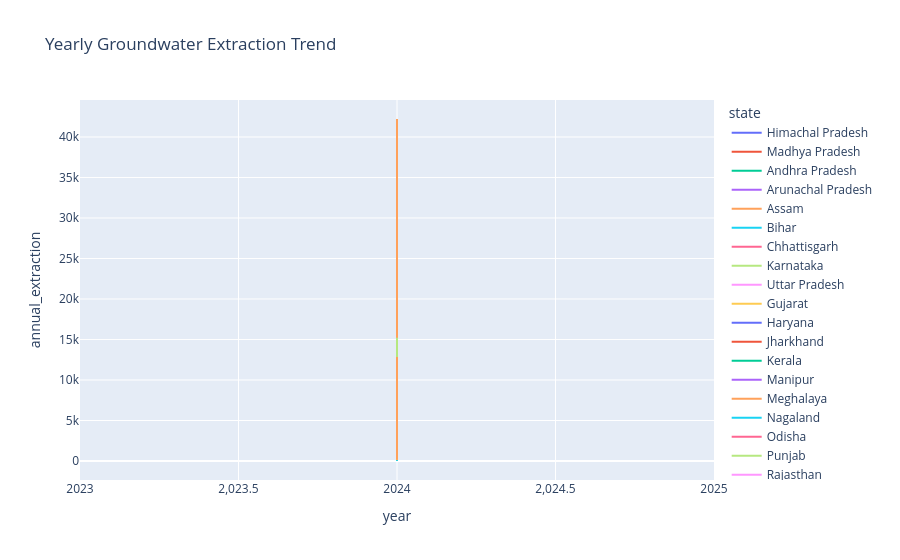

Source (notebook cell):
### Code cell
fig = px.line(df,
            x="year",
            y="annual_extraction",
            color="state",
            title="Yearly Groundwater Extraction Trend")

fig.show()

### Figure 1 — Plotly figure (JSON) as saved in the notebook; plotly's stock layout.template omitted (floating-point values rounded to 4 significant figures)
{"data": [{"hovertemplate": "state=Himachal Pradesh<br>year=%{x}<br>annual_extraction=%{y}<extra></extra>", "legendgroup": "Himachal Pradesh", "line": {"color": "#636efa", "dash": "solid"}, "marker": {"symbol": "circle"}, "mode": "lines", "name": "Himachal Pradesh", "orientation": "v", "showlegend": true, "type": "scatter", "x": [2024], "xaxis": "x", "y": [0.13], "yaxis": "y"}, {"hovertemplate": "state=Madhya Pradesh<br>year=%{x}<br>annual_extraction=%{y}<extra></extra>", "legendgroup": "Madhya Pradesh", "line": {"color": "#EF553B", "dash": "solid"}, "marker": {"symbol": "circle"}, "mode": "lines", "name": "Madhya Pradesh", "orientation": "v", "showlegend": true, "type": "scatter", "x": [2024, 2024, 2024, 2024], "xaxis": "x", "y": [0.17, 70.98, 68.95, 2.0], "yaxis": "y"}, {"hovertemplate": "state=Andhra Pradesh<br>year=%{x}<br>annual_extraction=%{y}<extra></extra>", "legendgroup": "Andhra Pradesh", "line": {"color": "#00cc96", "dash": "solid"}, "marker": {"symbol": "circle"}, "mode": "lines", "name": "Andhra Pradesh", "orientation": "v", "showlegend": true, "type": "scatter", "x": [2024, 2024, 2024, 2024, 2024, 2024, 2024, 2024, 2024, 2024, 2024, 2024, 2024, 2024, 2024, 2024, 2024, 2024, 2024, 2024, 2024, 2024, 2024, 2024, 2024, 2024, 2024, 2024, 2024, 2024, 2024, 2024, 2024, 2024, 2024, 2024, 2024, 2024, 2024, 2024, 2024, 2024, 2024, 2024, 2024, 2024, 2024, 2024, 2024, 2024, 2024, 2024, 2024, 2024, 2024, 2024, 2024, 2024, 2024, 2024, 2024, 2024, 2024, 2024, 2024, 2024, 2024, 2024, 2024, 2024, 2024, 2024, 2024, 2024, 2024, 2024, 2024, 2024, 2024, 2024, 2024, 2024], "xaxis": "x", "y": [2861.0, 14420.0, 1324.0, 2836.0, 1323.0, 1247.0, 2605.0, 1621.0, 2065.0, 3487.0, 2078.0, 10850.0, 566.2, 1228.0, 66.02, 1215.0, 1073.0, 20510.0, 595.3, 2623.0, 87.94, 285.3, 2538.0, 235.4, 549.9, 2861.0, 14420.0, 1324.0, 2836.0, 1323.0, 1247.0, 2605.0, 1621.0, 2065.0, 3487.0, 2078.0, 10850.0, 566.2, 1228.0, 66.02, 1215.0, 1073.0, 20510.0, 595.3, 2623.0, 87.94, 285.3, 2538.0, 235.4, 549.9, 68.75, 92.86, 88.89, 96.88, 67.74, 78.95, 96.15, 78.95, 63.64, 93.33, 97.48, 96.53, 67.97, 85.58, 97.75, 94.86, 82.6, 97.22, 74.5, 87.96, 93.78, 98.55, 75.79, 86.57, 91.39, 97.37, 70.33, 71.97, 95.6, 75.13, 81.07, 93.81], "yaxis": "y"}, {"hovertemplate": "state=Arunachal Pradesh<br>year=%{x}<br>annual_extraction=%{y}<extra></extra>", "legendgroup": "Arunachal Pradesh", "line": {"color": "#ab63fa", "dash": "solid"}, "marker": {"symbol": "circle"}, "mode": "lines", "name": "Arunachal Pradesh", "orientation": "v", "showlegend": true, "type": "scatter", "x": [2024, 2024, 2024, 2024, 2024, 2024, 2024, 2024, 2024, 2024, 2024, 2024, 2024, 2024, 2024, 2024, 2024, 2024, 2024, 2024, 2024, 2024], "xaxis": "x", "y": [7569.0, 3181.0, 17480.0, 41950.0, 33880.0, 1442.0, 2465.0, 1785.0, 73.65, 397.3, 916.7, 7569.0, 3181.0, 17480.0, 41950.0, 33880.0, 1442.0, 2465.0, 1785.0, 73.65, 397.3, 916.7], "yaxis": "y"}, {"hovertemplate": "state=Assam<br>year=%{x}<br>annual_extraction=%{y}<extra></extra>", "legendgroup": "Assam", "line": {"color": "#FFA15A", "dash": "solid"}, "marker": {"symbol": "circle"}, "mode": "lines", "name": "Assam", "orientation": "v", "showlegend": true, "type": "scatter", "x": [2024, 2024, 2024, 2024, 2024, 2024, 2024, 2024, 2024, 2024, 2024, 2024, 2024, 2024, 2024, 2024, 2024, 2024, 2024, 2024, 2024, 2024, 2024, 2024, 2024, 2024, 2024, 2024, 2024, 2024, 2024, 2024, 2024, 2024, 2024, 2024, 2024, 2024, 2024, 2024, 2024, 2024, 2024, 2024, 2024, 2024, 2024, 2024, 2024, 2024, 2024, 2024, 2024, 2024], "xaxis": "x", "y": [27270.0, 22900.0, 12850.0, 23180.0, 25350.0, 14210.0, 38010.0, 18120.0, 37790.0, 19070.0, 19330.0, 29900.0, 9513.0, 32140.0, 22460.0, 7024.0, 26990.0, 19370.0, 42130.0, 30090.0, 8475.0, 21450.0, 8850.0, 32060.0, 42220.0, 40140.0, 22150.0, 27270.0, 22900.0, 12850.0, 23180.0, 25350.0, 14210.0, 38010.0, 18120.0, 37790.0, 19070.0, 19330.0, 29900.0, 9513.0, 32140.0, 22460.0, 7024.0, 26990.0, 19370.0, 42130.0, 30090.0, 8475.0, 21450.0, 8850.0, 32060.0, 42220.0, 40140.0, 22150.0], "yaxis": "y"}, {"hovertemplate": "state=Bihar<br>year=%{x}<br>annual_extraction=%{y}<extra></extra>", "legendgroup": "Bihar", "line": {"color": "#19d3f3", "dash": "solid"}, "marker": {"symbol": "circle"}, "mode": "lines", "name": "Bihar", "orientation": "v", "showlegend": true, "type": "scatter", "x": [2024, 2024, 2024, 2024, 2024, 2024, 2024, 2024, 2024, 2024, 2024, 2024, 2024, 2024, 2024, 2024, 2024, 2024, 2024, 2024, 2024, 2024, 2024, 2024, 2024, 2024, 2024, 2024, 2024, 2024, 2024, 2024, 2024, 2024, 2024, 2024, 2024, 2024, 2024, 2024, 2024, 2024, 2024, 2024, 2024, 2024, 2024, 2024, 2024, 2024, 2024, 2024, 2024, 2024, 2024, 2024, 2024, 2024, 2024, 2024, 2024, 2024, 2024, 2024, 2024, 2024, 2024, 2024, 2024, 2024, 2024, 2024, 2024, 2024, 2024, 2024, 2024, 2024, 2024, 2024, 2024, 2024, 2024, 2024, 2024, 2024, 2024, 2024, 2024, 2024, 2024, 2024, 2024, 2024, 2024, 2024, 2024, 2024, 2024], "xaxis": "x", "y": [7485.0, 0.0, 1116.0, 915.1, 2725.0, 6287.0, 1104.0, 626.8, 4990.0, 5352.0, 2497.0, 1553.0, 1686.0, 462.5, 900.8, 7209.0, 1883.0, 5300.0, 1279.0, 3932.0, 8012.0, 1546.0, 4232.0, 1283.0, 2056.0, 1991.0, 1554.0, 4222.0, 3002.0, 610.2, 844.1, 887.5, 4816.0, 1784.0, 7485.0, 0.0, 1116.0, 915.1, 2725.0, 6287.0, 1104.0, 626.8, 4990.0, 5352.0, 2497.0, 1553.0, 1686.0, 462.5, 900.8, 7209.0, 1883.0, 5300.0, 1279.0, 3932.0, 8012.0, 1546.0, 4232.0, 1283.0, 2056.0, 1991.0, 1554.0, 4222.0, 3002.0, 610.2, 844.1, 887.5, 4816.0, 1784.0, 4860.0, 4860.0, 89.47, 70.0, 83.33, 62.5, 88.89, 83.74, 76.56, 91.35, 84.09, 81.58, 36.13, 67.54, 38.05, 76.04, 87.89, 68.74, 85.34, 67.38, 95.64, 84.33, 74.73, 92.94, 79.06, 83.69, 36.55, 65.05, 39.5, 75.74, 95.79], "yaxis": "y"}, {"hovertemplate": "state=Chhattisgarh<br>year=%{x}<br>annual_extraction=%{y}<extra></extra>", "legendgroup": "Chhattisgarh", "line": {"color": "#FF6692", "dash": "solid"}, "marker": {"symbol": "circle"}, "mode": "lines", "name": "Chhattisgarh", "orientation": "v", "showlegend": true, "type": "scatter", "x": [2024, 2024, 2024, 2024, 2024, 2024, 2024, 2024, 2024, 2024, 2024, 2024, 2024, 2024, 2024, 2024, 2024, 2024, 2024, 2024, 2024, 2024, 2024, 2024, 2024, 2024, 2024, 2024, 2024, 2024, 2024, 2024, 2024, 2024, 2024, 2024, 2024, 2024, 2024, 2024, 2024, 2024, 2024, 2024, 2024, 2024, 2024, 2024, 2024, 2024, 2024, 2024, 2024, 2024, 2024, 2024, 2024, 2024, 2024, 2024, 2024, 2024, 2024, 2024, 2024, 2024, 2024, 2024, 2024, 2024, 2024, 2024, 2024, 2024, 2024, 2024, 2024], "xaxis": "x", "y": [0.0, 309.1, 426.6, 0.0, 0.0, 0.0, 1409.0, 2224.0, 325.7, 217.3, 0.0, 309.1, 426.6, 0.0, 0.0, 0.0, 1409.0, 2224.0, 325.7, 217.3, 0.0, 2107.0, 257.6, 53.68, 3230.0, 0.0, 0.0, 2107.0, 257.6, 53.68, 3230.0, 0.0, 1398.0, 1398.0, 40.0, 50.0, 50.0, 33.33, 80.0, 75.0, 85.71, 60.0, 83.33, 25.0, 75.0, 50.0, 50.0, 72.73, 85.71, 41.84, 37.44, 37.61, 34.61, 74.56, 83.78, 87.08, 66.0, 27.27, 84.48, 59.12, 54.19, 68.87, 83.91, 49.45, 49.52, 48.89, 32.86, 77.38, 73.67, 46.24, 68.35, 26.01, 88.44, 53.27, 49.82, 74.96, 80.97], "yaxis": "y"}, {"hovertemplate": "state=Karnataka<br>year=%{x}<br>annual_extraction=%{y}<extra></extra>", "legendgroup": "Karnataka", "line": {"color": "#B6E880", "dash": "solid"}, "marker": {"symbol": "circle"}, "mode": "lines", "name": "Karnataka", "orientation": "v", "showlegend": true, "type": "scatter", "x": [2024, 2024, 2024, 2024, 2024, 2024, 2024, 2024, 2024, 2024, 2024, 2024, 2024, 2024, 2024, 2024, 2024, 2024, 2024, 2024, 2024, 2024, 2024, 2024, 2024, 2024, 2024, 2024, 2024, 2024, 2024, 2024, 2024, 2024, 2024, 2024, 2024, 2024, 2024, 2024, 2024, 2024, 2024], "xaxis": "x", "y": [214.9, 214.9, 2434.0, 2094.0, 15200.0, 300.1, 5056.0, 10010.0, 3087.0, 4545.0, 2036.0, 6384.0, 25.43, 2300.0, 2610.0, 5207.0, 627.9, 2434.0, 2094.0, 15200.0, 300.1, 5056.0, 10010.0, 3087.0, 4545.0, 2036.0, 6384.0, 25.43, 2300.0, 2610.0, 5207.0, 627.9, 780.6, 780.6, 21.71, 48.18, 73.55, 40.28, 20.86, 46.1, 50.83, 78.43, 83.18], "yaxis": "y"}, {"hovertemplate": "state=Uttar Pradesh<br>year=%{x}<br>annual_extraction=%{y}<extra></extra>", "legendgroup": "Uttar Pradesh", "line": {"color": "#FF97FF", "dash": "solid"}, "marker": {"symbol": "circle"}, "mode": "lines", "name": "Uttar Pradesh", "orientation": "v", "showlegend": true, "type": "scatter", "x": [2024, 2024, 2024, 2024, 2024, 2024, 2024, 2024, 2024, 2024, 2024, 2024, 2024, 2024, 2024, 2024, 2024, 2024, 2024, 2024, 2024, 2024, 2024, 2024, 2024, 2024, 2024, 2024, 2024, 2024, 2024, 2024, 2024, 2024, 2024, 2024, 2024, 2024, 2024, 2024, 2024, 2024, 2024, 2024, 2024, 2024, 2024, 2024, 2024, 2024, 2024, 2024, 2024, 2024, 2024, 2024, 2024, 2024, 2024, 2024, 2024, 2024, 2024, 2024, 2024, 2024, 2024, 2024, 2024, 2024, 2024, 2024, 2024, 2024, 2024, 2024, 2024, 2024, 2024, 2024, 2024, 2024, 2024, 2024, 2024, 2024, 2024, 2024, 2024, 2024, 2024, 2024, 2024, 2024, 2024, 2024, 2024, 2024, 2024, 2024, 2024, 2024, 2024, 2024, 2024, 2024, 2024, 2024, 2024, 2024, 2024, 2024, 2024, 2024, 2024, 2024, 2024, 2024, 2024, 2024, 2024, 2024, 2024], "xaxis": "x", "y": [236.6, 236.6, 0.0, 0.0, 0.0, 0.0, 547.7, 1608.0, 392.2, 891.9, 286.7, 447.7, 1265.0, 2946.0, 1800.0, 519.8, 1122.0, 1402.0, 1631.0, 1161.0, 279.6, 305.4, 539.4, 445.3, 1187.0, 2046.0, 442.1, 513.3, 214.9, 0.0, 675.6, 684.6, 557.7, 271.2, 0.0, 547.7, 1608.0, 392.2, 891.9, 286.7, 447.7, 1265.0, 2946.0, 1800.0, 519.8, 1122.0, 1402.0, 1631.0, 1161.0, 279.6, 305.4, 539.4, 445.3, 1187.0, 2046.0, 442.1, 513.3, 214.9, 0.0, 675.6, 684.6, 557.7, 271.2, 0.0, 829.9, 792.7, 57.63, 1107.0, 4157.0, 203.2, 1571.0, 5245.0, 929.6, 2691.0, 1483.0, 2012.0, 129.2, 174.6, 966.1, 123.1, 25.0, 85.71, 28.72, 89.07, 21.59, 90.95, 79.05, 62.18, 22.3, 68.52, 29.99, 24.51, 26.64, 6.18, 88.35, 80.73, 63.61, 43.11, 59.03, 26.5, 81.48, 42.14, 63.21, 13.53, 92.86, 92.48, 48.76, 28.79, 85.19, 24.07, 49.03, 89.0, 81.51, 65.25, 34.65, 67.89, 27.23, 17.81, 26.86, 4.22, 88.8, 78.75, 57.26], "yaxis": "y"}, {"hovertemplate": "state=Gujarat<br>year=%{x}<br>annual_extraction=%{y}<extra></extra>", "legendgroup": "Gujarat", "line": {"color": "#FECB52", "dash": "solid"}, "marker": {"symbol": "circle"}, "mode": "lines", "name": "Gujarat", "orientation": "v", "showlegend": true, "type": "scatter", "x": [2024, 2024, 2024, 2024, 2024, 2024, 2024, 2024, 2024, 2024, 2024, 2024, 2024, 2024, 2024, 2024, 2024, 2024, 2024, 2024, 2024, 2024, 2024, 2024, 2024, 2024, 2024, 2024, 2024, 2024, 2024, 2024, 2024, 2024, 2024, 2024, 2024, 2024, 2024, 2024, 2024, 2024, 2024, 2024, 2024, 2024, 2024, 2024, 2024, 2024, 2024, 2024, 2024, 2024, 2024, 2024, 2024, 2024, 2024, 2024], "xaxis": "x", "y": [0.0, 0.0, 0.0, 0.0, 0.0, 0.0, 0.0, 0.0, 0.0, 0.0, 0.0, 0.0, 0.0, 0.0, 0.0, 0.0, 0.0, 0.0, 0.0, 0.0, 0.0, 0.0, 0.0, 0.0, 40.0, 90.91, 75.0, 50.0, 83.33, 83.33, 80.0, 50.0, 75.0, 80.0, 90.0, 55.56, 43.4, 97.21, 69.98, 38.97, 94.97, 89.81, 53.3, 56.86, 67.13, 82.89, 93.49, 63.99, 42.3, 88.67, 63.91, 54.13, 91.17, 89.35, 77.72, 48.89, 68.92, 84.83, 94.36, 63.62], "yaxis": "y"}, {"hovertemplate": "state=Haryana<br>year=%{x}<br>annual_extraction=%{y}<extra></extra>", "legendgroup": "Haryana", "line": {"color": "#636efa", "dash": "solid"}, "marker": {"symbol": "circle"}, "mode": "lines", "name": "Haryana", "orientation": "v", "showlegend": true, "type": "scatter", "x": [2024, 2024, 2024, 2024, 2024, 2024, 2024, 2024, 2024, 2024, 2024, 2024, 2024, 2024, 2024, 2024, 2024, 2024, 2024, 2024, 2024, 2024, 2024, 2024, 2024, 2024, 2024, 2024, 2024, 2024, 2024, 2024, 2024, 2024, 2024, 2024, 2024, 2024, 2024, 2024, 2024, 2024], "xaxis": "x", "y": [5060.0, 1917.0, 1004.0, 2656.0, 3206.0, 3361.0, 2920.0, 7590.0, 2787.0, 3860.0, 2637.0, 2350.0, 1089.0, 1651.0, 1784.0, 3485.0, 3851.0, 1281.0, 2119.0, 5060.0, 1917.0, 1004.0, 2656.0, 3206.0, 3361.0, 2920.0, 7590.0, 2787.0, 3860.0, 2637.0, 2350.0, 1089.0, 1651.0, 1784.0, 3485.0, 3851.0, 1281.0, 2119.0, 17.13, 39.73, 24.89, 41.12], "yaxis": "y"}, {"hovertemplate": "state=Jharkhand<br>year=%{x}<br>annual_extraction=%{y}<extra></extra>", "legendgroup": "Jharkhand", "line": {"color": "#EF553B", "dash": "solid"}, "marker": {"symbol": "circle"}, "mode": "lines", "name": "Jharkhand", "orientation": "v", "showlegend": true, "type": "scatter", "x": [2024, 2024, 2024, 2024, 2024, 2024, 2024, 2024, 2024, 2024, 2024, 2024, 2024, 2024, 2024, 2024, 2024, 2024, 2024, 2024, 2024, 2024, 2024, 2024, 2024, 2024, 2024, 2024, 2024, 2024, 2024, 2024, 2024, 2024, 2024, 2024, 2024, 2024, 2024, 2024, 2024], "xaxis": "x", "y": [1994.0, 755.3, 1331.0, 1409.0, 3266.0, 2205.0, 1627.0, 3499.0, 829.7, 1076.0, 434.5, 1494.0, 1382.0, 2685.0, 3314.0, 2060.0, 737.1, 5801.0, 1994.0, 755.3, 1331.0, 1409.0, 3266.0, 2205.0, 1627.0, 3499.0, 829.7, 1076.0, 434.5, 1494.0, 1382.0, 2685.0, 3314.0, 2060.0, 737.1, 5801.0, 90.89, 79.3, 24.96, 69.88, 78.17], "yaxis": "y"}, {"hovertemplate": "state=Kerala<br>year=%{x}<br>annual_extraction=%{y}<extra></extra>", "legendgroup": "Kerala", "line": {"color": "#00cc96", "dash": "solid"}, "marker": {"symbol": "circle"}, "mode": "lines", "name": "Kerala", "orientation": "v", "showlegend": true, "type": "scatter", "x": [2024, 2024, 2024, 2024, 2024, 2024, 2024, 2024, 2024, 2024, 2024, 2024, 2024, 2024, 2024, 2024, 2024, 2024, 2024, 2024, 2024, 2024, 2024, 2024, 2024, 2024, 2024, 2024, 2024, 2024, 2024, 2024, 2024, 2024, 2024, 2024, 2024, 2024], "xaxis": "x", "y": [3337.0, 6802.0, 907.2, 1489.0, 7056.0, 4619.0, 4181.0, 3920.0, 5680.0, 6292.0, 2249.0, 0.0, 3337.0, 6802.0, 907.2, 1489.0, 7056.0, 4619.0, 4181.0, 3920.0, 5680.0, 6292.0, 2249.0, 0.0, 76.85, 70.52, 82.85, 85.03, 53.36, 84.24, 75.28, 78.48, 74.77, 83.53, 86.18, 52.21, 86.98, 69.88], "yaxis": "y"}, {"hovertemplate": "state=Manipur<br>year=%{x}<br>annual_extraction=%{y}<extra></extra>", "legendgroup": "Manipur", "line": {"color": "#ab63fa", "dash": "solid"}, "marker": {"symbol": "circle"}, "mode": "lines", "name": "Manipur", "orientation": "v", "showlegend": true, "type": "scatter", "x": [2024], "xaxis": "x", "y": [2258.0], "yaxis": "y"}, {"hovertemplate": "state=Meghalaya<br>year=%{x}<br>annual_extraction=%{y}<extra></extra>", "legendgroup": "Meghalaya", "line": {"color": "#FFA15A", "dash": "solid"}, "marker": {"symbol": "circle"}, "mode": "lines", "name": "Meghalaya", "orientation": "v", "showlegend": true, "type": "scatter", "x": [2024, 2024], "xaxis": "x", "y": [1796.0, 1796.0], "yaxis": "y"}, {"hovertemplate": "state=Nagaland<br>year=%{x}<br>annual_extraction=%{y}<extra></extra>", "legendgroup": "Nagaland", "line": {"color": "#19d3f3", "dash": "solid"}, "marker": {"symbol": "circle"}, "mode": "lines", "name": "Nagaland", "orientation": "v", "showlegend": true, "type": "scatter", "x": [2024, 2024], "xaxis": "x", "y": [2359.0, 2359.0], "yaxis": "y"}, {"hovertemplate": "state=Odisha<br>year=%{x}<br>annual_extraction=%{y}<extra></extra>", "legendgroup": "Odisha", "line": {"color": "#FF6692", "dash": "solid"}, "marker": {"symbol": "circle"}, "mode": "lines", "name": "Odisha", "orientation": "v", "showlegend": true, "type": "scatter", "x": [2024, 2024, 2024, 2024, 2024], "xaxis": "x", "y": [3947.0, 3947.0, 87.5, 94.38, 94.32], "yaxis": "y"}, {"hovertemplate": "state=Punjab<br>year=%{x}<br>annual_extraction=%{y}<extra></extra>", "legendgroup": "Punjab", "line": {"color": "#B6E880", "dash": "solid"}, "marker": {"symbol": "circle"}, "mode": "lines", "name": "Punjab", "orientation": "v", "showlegend": true, "type": "scatter", "x": [2024, 2024], "xaxis": "x", "y": [5345.0, 5345.0], "yaxis": "y"}, {"hovertemplate": "state=Rajasthan<br>year=%{x}<br>annual_extraction=%{y}<extra></extra>", "legendgroup": "Rajasthan", "line": {"color": "#FF97FF", "dash": "solid"}, "marker": {"symbol": "circle"}, "mode": "lines", "name": "Rajasthan", "orientation": "v", "showlegend": true, "type": "scatter", "x": [2024, 2024], "xaxis": "x", "y": [139.7, 139.7], "yaxis": "y"}, {"hovertemplate": "state=Tamil Nadu<br>year=%{x}<br>annual_extraction=%{y}<extra></extra>", "legendgroup": "Tamil Nadu", "line": {"color": "#FECB52", "dash": "solid"}, "marker": {"symbol": "circle"}, "mode": "lines", "name": "Tamil Nadu", "orientation": "v", "showlegend": true, "type": "scatter", "x": [2024, 2024, 2024, 2024], "xaxis": "x", "y": [529.4, 529.4, 91.23, 85.08], "yaxis": "y"}, {"hovertemplate": "state=Telangana<br>year=%{x}<br>annual_extraction=%{y}<extra></extra>", "legendgroup": "Telangana", "line": {"color": "#636efa", "dash": "solid"}, "marker": {"symbol": "circle"}, "mode": "lines", "name": "Telangana", "orientation": "v", "showlegend": true, "type": "scatter", "x": [2024, 2024], "xaxis": "x", "y": [0.0, 0.0], "yaxis": "y"}, {"hovertemplate": "state=Tripura<br>year=%{x}<br>annual_extraction=%{y}<extra></extra>", "legendgroup": "Tripura", "line": {"color": "#EF553B", "dash": "solid"}, "marker": {"symbol": "circle"}, "mode": "lines", "name": "Tripura", "orientation": "v", "showlegend": true, "type": "scatter", "x": [2024, 2024], "xaxis": "x", "y": [3503.0, 3503.0], "yaxis": "y"}, {"hovertemplate": "state=Uttarakhand<br>year=%{x}<br>annual_extraction=%{y}<extra></extra>", "legendgroup": "Uttarakhand", "line": {"color": "#00cc96", "dash": "solid"}, "marker": {"symbol": "circle"}, "mode": "lines", "name": "Uttarakhand", "orientation": "v", "showlegend": true, "type": "scatter", "x": [2024, 2024], "xaxis": "x", "y": [2995.0, 2995.0], "yaxis": "y"}, {"hovertemplate": "state=West Bengal<br>year=%{x}<br>annual_extraction=%{y}<extra></extra>", "legendgroup": "West Bengal", "line": {"color": "#ab63fa", "dash": "solid"}, "marker": {"symbol": "circle"}, "mode": "lines", "name": "West Bengal", "orientation": "v", "showlegend": true, "type": "scatter", "x": [2024, 2024], "xaxis": "x", "y": [21450.0, 21450.0], "yaxis": "y"}, {"hovertemplate": "state=Jammu And Kashmir<br>year=%{x}<br>annual_extraction=%{y}<extra></extra>", "legendgroup": "Jammu And Kashmir", "line": {"color": "#FFA15A", "dash": "solid"}, "marker": {"symbol": "circle"}, "mode": "lines", "name": "Jammu And Kashmir", "orientation": "v", "showlegend": true, "type": "scatter", "x": [2024, 2024, 2024, 2024, 2024, 2024, 2024, 2024, 2024, 2024, 2024, 2024, 2024, 2024, 2024, 2024, 2024, 2024, 2024, 2024, 2024, 2024, 2024, 2024, 2024, 2024, 2024, 2024, 2024, 2024, 2024, 2024, 2024, 2024, 2024, 2024, 2024, 2024, 2024, 2024], "xaxis": "x", "y": [10290.0, 5301.0, 12820.0, 2859.0, 151.8, 401.8, 7492.0, 3666.0, 525.2, 4223.0, 3078.0, 1638.0, 3801.0, 6012.0, 313.4, 2511.0, 3501.0, 4760.0, 8576.0, 3177.0, 10290.0, 5301.0, 12820.0, 2859.0, 151.8, 401.8, 7492.0, 3666.0, 525.2, 4223.0, 3078.0, 1638.0, 3801.0, 6012.0, 313.4, 2511.0, 3501.0, 4760.0, 8576.0, 3177.0], "yaxis": "y"}, {"hovertemplate": "state=Ladakh<br>year=%{x}<br>annual_extraction=%{y}<extra></extra>", "legendgroup": "Ladakh", "line": {"color": "#19d3f3", "dash": "solid"}, "marker": {"symbol": "circle"}, "mode": "lines", "name": "Ladakh", "orientation": "v", "showlegend": true, "type": "scatter", "x": [2024, 2024, 2024], "xaxis": "x", "y": [94.44, 90.39, 0.0], "yaxis": "y"}, {"hovertemplate": "state=Lakshadweep<br>year=%{x}<br>annual_extraction=%{y}<extra></extra>", "legendgroup": "Lakshadweep", "line": {"color": "#FF6692", "dash": "solid"}, "marker": {"symbol": "circle"}, "mode": "lines", "name": "Lakshadweep", "orientation": "v", "showlegend": true, "type": "scatter", "x": [2024, 2024, 2024], "xaxis": "x", "y": [80.0, 75.6, 75.6], "yaxis": "y"}], "layout": {"legend": {"title": {"text": "state"}, "tracegroupgap": 0}, "title": {"text": "Yearly Groundwater Extraction Trend"}, "xaxis": {"anchor": "y", "domain": [0, 1], "title": {"text": "year"}}, "yaxis": {"anchor": "x", "domain": [0, 1], "title": {"text": "annual_extraction"}}}}
